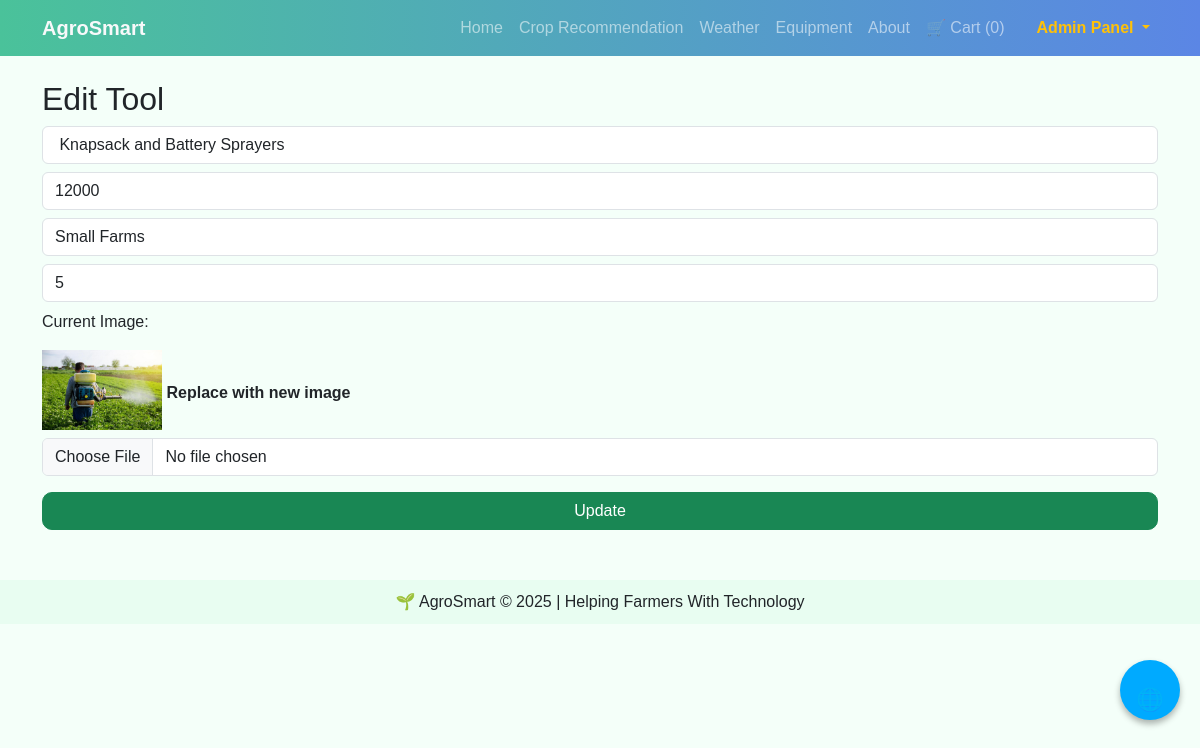
/admin/tools/edit/1 (signed in), run on the app's committed database.
### app.py (models this page shows, shortened)
class Tool(db.Model):
    id = db.Column(db.Integer, primary_key=True)
    name = db.Column(db.String(100), nullable=False)
    price = db.Column(db.String(50), nullable=False)
    img = db.Column(db.String(100), nullable=False)
    category = db.Column(db.String(50), nullable=False)
    rating = db.Column(db.Integer, default=4)

### app.py (the view, shortened to what this page needs)
@app.route("/admin/tools/edit/<int:id>", methods=["GET", "POST"])
def edit_tool(id):
    if "admin" not in session:
        return redirect("/admin")
    tool = Tool.query.get_or_404(id)
    return render_template("edit_tool.html", tool=tool)

### templates/edit_tool.html
{% extends "base.html" %}
{% block content %}
<h2>Edit Tool</h2>
<form method="POST" enctype="multipart/form-data">
  <input class="form-control my-2" name="name" value="{{ tool.name }}">
  <input class="form-control my-2" name="price" value="{{ tool.price }}">
  <input class="form-control my-2" name="category" value="{{ tool.category }}">
  <input class="form-control my-2" name="rating" value="{{ tool.rating }}">
  <p>Current Image:</p>
  <img src="{{ url_for('static', filename='uploads/' + tool.img) }}" width="120" class="mb-2">
  <label class="fw-bold mt-3">Replace with new image</label>
  <input type="file" class="form-control" name="img" accept="image/*">
  <button class="btn btn-success w-100 mt-3">Update</button>
</form>
{% endblock %}

### static/css/style.css (style rules this page uses)
body { font-family: 'Poppins', sans-serif; background: #f4fff9; }
.btn { border-radius: 10px; }

### data on the page
Tool: name "Knapsack and Battery Sprayers", price "12000", category "Small Farms", rating "5", img (picture)

### other printed values
{{ session.get('cart')|length if session.get('cart') else 0 }} "0"
